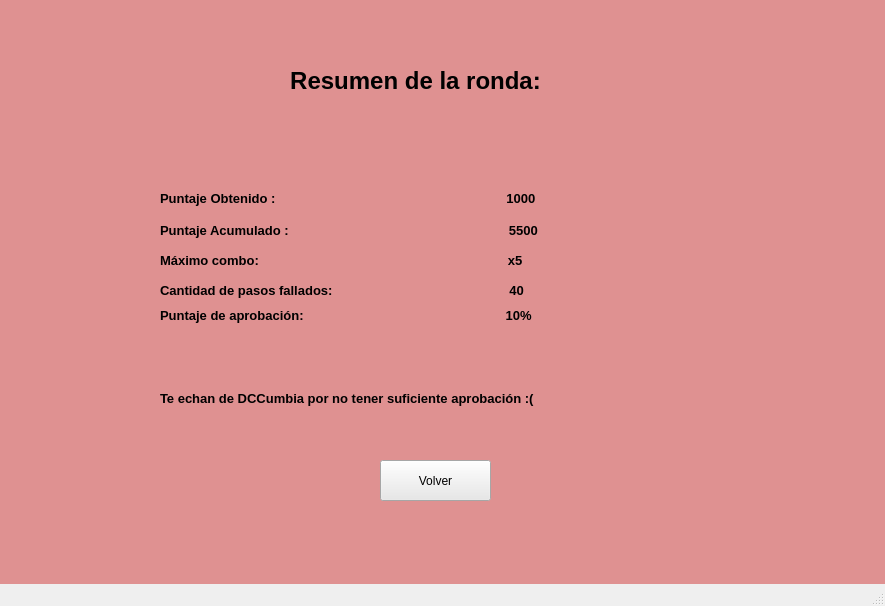
<?xml version="1.0" encoding="UTF-8"?>
<ui version="4.0">
 <class>MainWindow</class>
 <widget class="QMainWindow" name="MainWindow">
  <property name="geometry">
   <rect>
    <x>0</x>
    <y>0</y>
    <width>885</width>
    <height>606</height>
   </rect>
  </property>
  <property name="windowTitle">
   <string>MainWindow</string>
  </property>
  <widget class="QWidget" name="centralwidget">
   <property name="styleSheet">
    <string notr="true">background-color: rgb(223, 145, 145);</string>
   </property>
   <widget class="QLabel" name="label">
    <property name="geometry">
     <rect>
      <x>150</x>
      <y>50</y>
      <width>531</width>
      <height>61</height>
     </rect>
    </property>
    <property name="font">
     <font>
      <pointsize>18</pointsize>
      <weight>75</weight>
      <bold>true</bold>
     </font>
    </property>
    <property name="text">
     <string>Resumen de la ronda:</string>
    </property>
    <property name="alignment">
     <set>Qt::AlignCenter</set>
    </property>
   </widget>
   <widget class="QLabel" name="puntaje_obtenido">
    <property name="geometry">
     <rect>
      <x>160</x>
      <y>190</y>
      <width>531</width>
      <height>16</height>
     </rect>
    </property>
    <property name="font">
     <font>
      <pointsize>10</pointsize>
      <weight>75</weight>
      <bold>true</bold>
     </font>
    </property>
    <property name="text">
     <string>Puntaje Obtenido :                                                                1000</string>
    </property>
   </widget>
   <widget class="QLabel" name="puntaje_acumulado">
    <property name="geometry">
     <rect>
      <x>160</x>
      <y>220</y>
      <width>531</width>
      <height>21</height>
     </rect>
    </property>
    <property name="font">
     <font>
      <pointsize>10</pointsize>
      <weight>75</weight>
      <bold>true</bold>
     </font>
    </property>
    <property name="text">
     <string>Puntaje Acumulado :                                                             5500</string>
    </property>
   </widget>
   <widget class="QLabel" name="combo_max">
    <property name="geometry">
     <rect>
      <x>160</x>
      <y>250</y>
      <width>531</width>
      <height>21</height>
     </rect>
    </property>
    <property name="font">
     <font>
      <pointsize>10</pointsize>
      <weight>75</weight>
      <bold>true</bold>
     </font>
    </property>
    <property name="text">
     <string>Máximo combo:                                                                     x5</string>
    </property>
   </widget>
   <widget class="QLabel" name="pasos_fallados">
    <property name="geometry">
     <rect>
      <x>160</x>
      <y>270</y>
      <width>531</width>
      <height>41</height>
     </rect>
    </property>
    <property name="font">
     <font>
      <pointsize>10</pointsize>
      <weight>75</weight>
      <bold>true</bold>
     </font>
    </property>
    <property name="text">
     <string>Cantidad de pasos fallados:                                                 40</string>
    </property>
   </widget>
   <widget class="QLabel" name="puntaje_aprobacion">
    <property name="geometry">
     <rect>
      <x>160</x>
      <y>300</y>
      <width>531</width>
      <height>31</height>
     </rect>
    </property>
    <property name="font">
     <font>
      <pointsize>10</pointsize>
      <weight>75</weight>
      <bold>true</bold>
     </font>
    </property>
    <property name="text">
     <string>Puntaje de aprobación:                                                        10%</string>
    </property>
   </widget>
   <widget class="QLabel" name="mensaje_final">
    <property name="geometry">
     <rect>
      <x>160</x>
      <y>390</y>
      <width>531</width>
      <height>16</height>
     </rect>
    </property>
    <property name="font">
     <font>
      <pointsize>10</pointsize>
      <weight>75</weight>
      <bold>true</bold>
     </font>
    </property>
    <property name="text">
     <string>Te echan de DCCumbia por no tener suficiente aprobación :(</string>
    </property>
   </widget>
   <widget class="QPushButton" name="volver">
    <property name="geometry">
     <rect>
      <x>380</x>
      <y>460</y>
      <width>111</width>
      <height>41</height>
     </rect>
    </property>
    <property name="styleSheet">
     <string notr="true">background-color: rgb(232, 232, 232);</string>
    </property>
    <property name="text">
     <string>Volver</string>
    </property>
   </widget>
  </widget>
  <widget class="QMenuBar" name="menubar">
   <property name="geometry">
    <rect>
     <x>0</x>
     <y>0</y>
     <width>885</width>
     <height>26</height>
    </rect>
   </property>
  </widget>
  <widget class="QStatusBar" name="statusbar"/>
 </widget>
 <resources/>
 <connections/>
</ui>
